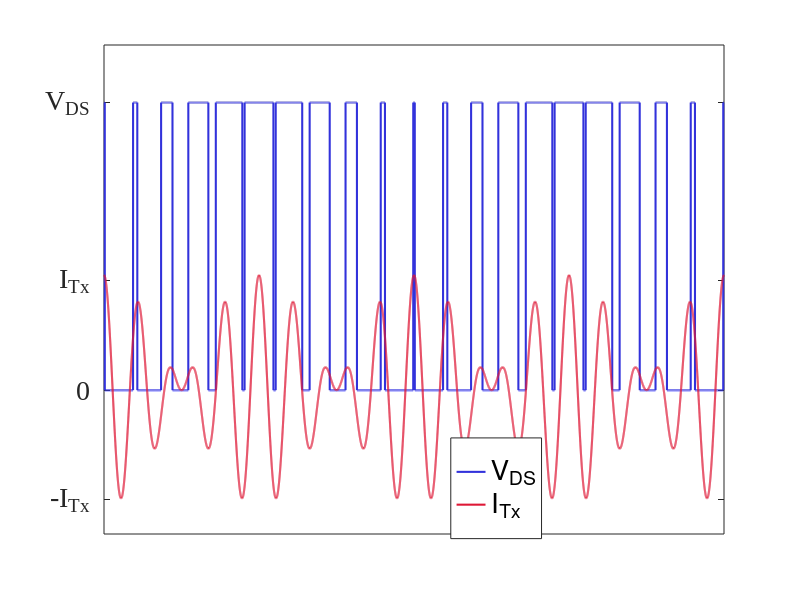

Recreate this plot in MATLAB. (Note: this script raises an error after producing the figure.)
clear ;
clc;
tic;
%% Time array
ma = 0.90;
fout = 100; % Hz
fsw = 1e3; % Hz
Tstep=1e-6;
Ts = Tstep; % s
Tfinal =2/fout ; % s
time_array = 0:Tstep:Tfinal-Tstep;
NumberofSteps = numel(time_array);
%Generate switching signals
The_c=0;
The_f=-pi;
phaseP=The_f+0;
phaseN=The_f-pi;
VrefP = ma*cos(2*pi*fout*time_array+phaseP);
VrefN = ma*cos(2*pi*fout*time_array+phaseN);
Vtriang = zeros(1, NumberofSteps);
for k = 1:Tfinal*fsw
   Triang_temp = triang(1/(Ts*fsw));
   Vtriang((length(Triang_temp)*(k-1)+1:k/(Tstep*fsw))) = (Triang_temp*2)-1;
end

carrierPhP=0;
carrierPhN=pi;
carP= round(carrierPhP/(fsw*Ts)/360);
if carP==0
    carP=1;
end
carN= round(carrierPhN/(fsw*Ts)/360);
if carN==0
    carN=1;
end

VcarrierP = [ Vtriang(carP:end), zeros(1,carP-1)];
VcarrierN = [ Vtriang(carN:end), zeros(1,carN-1)];

SP = double(VrefP > VcarrierP);
SN = double(VrefN > VcarrierN);

%%
Itx = 1*cos(2*pi*fout*time_array)+ 1*cos(2*pi*fsw*time_array);
Itx = (1*cos(2*pi*(fsw-2*fout)*time_array)+ 1*cos(2*pi*fsw*time_array))*0.2;

% plot(SP)
% hold on;
% % plot((1-SP)/2);
% % hold on
% plot(Itx)
% ylim([-0.5 1.2])


figure1 = figure('Renderer', 'painters', 'Position', [10 10 1020 420]);

% Create axes
axes1 = axes('Parent',figure1);
hold(axes1,'on');

% Create multiple line objects using matrix input to plot
plot1 = plot(SP,'LineWidth',1.5);
plot2 = plot(Itx,'LineWidth',1.5);
set(plot1,'DisplayName','V_{DS}',...
    'Color',[0.196078431372549 0.196078431372549 0.858823529411765]);
set(plot2,'DisplayName','I_{Tx}',...
    'Color',[0.870588235294118 0.0941176470588235 0.211764705882353]);

% Uncomment the following line to preserve the Y-limits of the axes
ylim(axes1,[-0.5 1.2]);
box(axes1,'on');
hold(axes1,'off');
% Set the remaining axes properties
set(axes1,'FontName','Times New Roman','FontSize',20,'XTick',zeros(1,0),...
    'YTick',[-0.38 0 0.38 1],'YTickLabel',{'-I_{Tx}','0','I_{Tx}','V_{DS}'});
% Create legend
legend1 = legend(axes1,'show');
set(legend1,...
    'Position',[0.563474236384623 0.102291313334665 0.104571246194813 0.167857138173921],...
    'FontSize',20,...
    'EdgeColor','none',...
    'Color','none');
% Create rectangle
annotation(figure1,'rectangle',...
    [0.169241642084572 0.105422044207093 0.00688298918387389 0.816666666666668],...
    'Color','none',...
    'FaceColor',[0 1 0],...
    'FaceAlpha',0.4);

% Create rectangle
annotation(figure1,'rectangle',...
    [0.212389380530974 0.106408544726302 0.00688298918387387 0.816666666666667],...
    'Color','none',...
    'FaceColor',[0 1 0],...
    'FaceAlpha',0.4);

% Create rectangle
annotation(figure1,'rectangle',...
    [0.374110435103247 0.104331701527964 0.00688298918387381 0.816666666666667],...
    'Color','none',...
    'FaceColor',[0 1 0],...
    'FaceAlpha',0.4);

% Create rectangle
annotation(figure1,'rectangle',...
    [0.409046214355951 0.107751075508085 0.00688298918387387 0.816666666666668],...
    'Color','none',...
    'FaceColor',[0 1 0],...
    'FaceAlpha',0.4);

% Create rectangle
annotation(figure1,'rectangle',...
    [0.479959439528026 0.10402759234535 0.00688298918387387 0.816666666666668],...
    'Color','none',...
    'FaceColor',[0 1 0],...
    'FaceAlpha',0.4);

% Create rectangle
annotation(figure1,'rectangle',...
    [0.51692016961652 0.105370123127133 0.00688298918387364 0.816666666666668],...
    'Color','none',...
    'FaceColor',[0 1 0],...
    'FaceAlpha',0.4);

% Create rectangle
annotation(figure1,'rectangle',...
    [0.598878441494596 0.104331701527964 0.00688298918387387 0.816666666666668],...
    'Color','none',...
    'FaceColor',[0 1 0],...
    'FaceAlpha',0.4);

% Create rectangle
annotation(figure1,'rectangle',...
    [0.761582780235994 0.104939919893192 0.00688298918387398 0.816666666666668],...
    'Color','none',...
    'FaceColor',[0 1 0],...
    'FaceAlpha',0.4);

% Create rectangle
annotation(figure1,'rectangle',...
    [0.797097775319572 0.105066013944519 0.00688298918387387 0.816666666666668],...
    'Color','none',...
    'FaceColor',[0 1 0],...
    'FaceAlpha',0.4);

% Create rectangle
annotation(figure1,'rectangle',...
    [0.866273352999021 0.104761904761905 0.00688298918387387 0.816666666666668],...
    'Color','none',...
    'FaceColor',[0 1 0],...
    'FaceAlpha',0.4);

